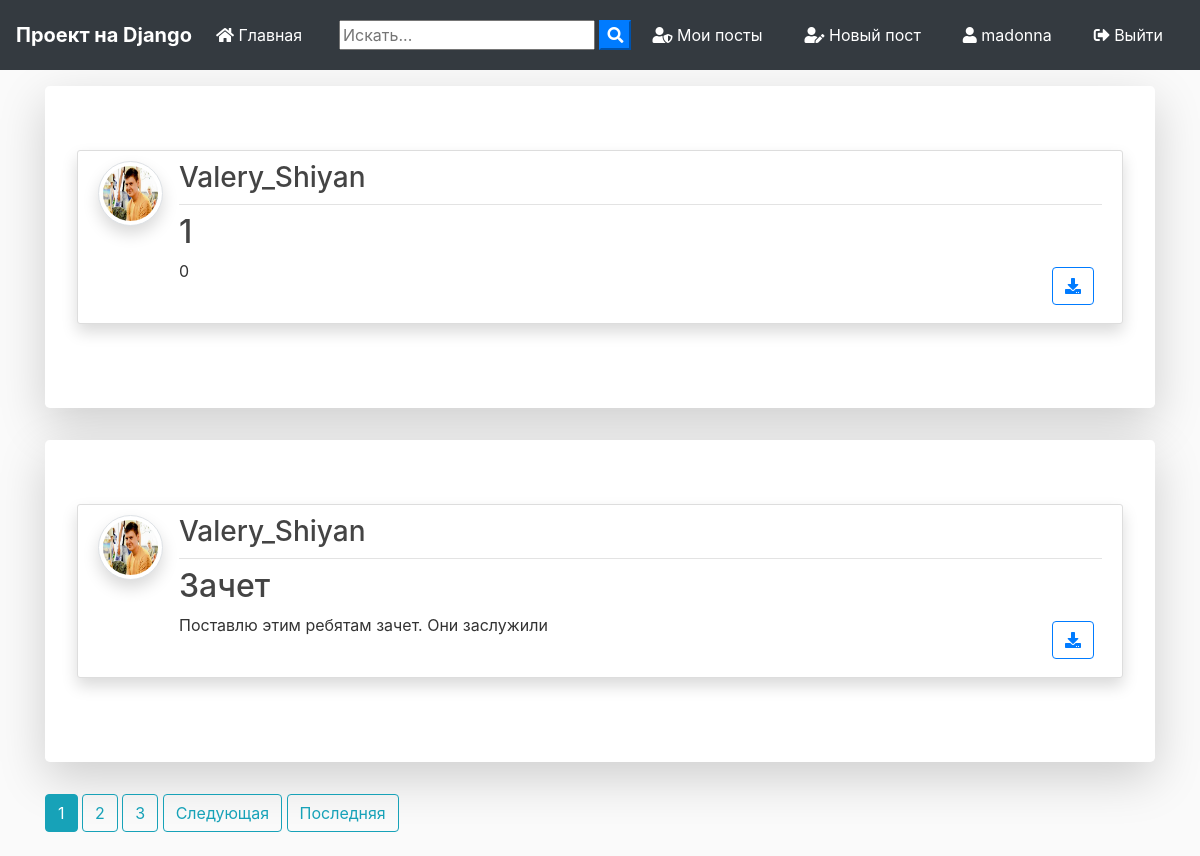
Screenshot of / (signed in) with the database file from the repository.
### blog/models.py (models this page shows, shortened)
class Post(models.Model):
	title = models.CharField(max_length=100)
	file = models.FileField(null=True,blank=True,upload_to='Files')
	content = models.TextField()
	date_posted = models.DateTimeField(default=timezone.now)
	author = models.ForeignKey(User, on_delete=models.CASCADE)

### users/models.py (models this page shows, shortened)
class Profile(models.Model):
    user = models.OneToOneField(User, on_delete=models.CASCADE)
    image = models.ImageField(default='default.jpg', upload_to='profile_pics')

### blog/views.py (the view)
# urls.py: path('', PostListView.as_view(), name='blog-home'),
class PostListView(ListView):
    model = Post
    template_name = 'blog/home.html'  # <app>/<model>_<viewtype>.html
    context_object_name = 'posts'
    ordering = ['-date_posted']
    paginate_by = 2

### blog/templates/blog/home.html (shortened to what this page needs)
{% extends "blog/base.html" %}
{% block content %}
    {% for post in posts %}
      <div class="jumbotron mt-3 bg-white shadow-lg">
      <article class="media content-section shadow">
        <a href="{{ post.author.profile.image.url }} " target="_blank"> <img src="{{ post.author.profile.image.url }}  " alt="" class="article-img rounded-circle img-thumbnail img-fluid shadow">
        </a>
        <div class="media-body">
          <div class="article-metadata d-flex justify-content-between">
            <a class="mr-2 " href="{% url 'user-posts' post.author.username  %}"><h3>{{ post.author }}</h3></a>
          </div>
          <h2><a class="article-title text-justify " href="{% url 'post-detail' post.id %}">{{ post.title }}</a></h2>
          <div class="d-flex justify-content-between">
            <p class="article-content text-justify text-truncate overflow-hidden">{{ post.content }}</p>
            {% if post.file %}
          <div class="form-group mt-0 pt-0  m-2">
            <a class="btn btn-outline-primary  btn-d "  href="{{ post.file.url }}"  download type="submit"><i class="fas fa-download"></i></a>
          </div>
          {% endif %}
          </div>
        </div>
      </article>
      </div>
    {% endfor %}
    {% if is_paginated %}
      {% for num in page_obj.paginator.page_range %}
        {% if page_obj.number == num %}
          <a class="btn btn-info mb-4" href="?page={{ num }}">{{ num }}</a>
        {% elif num > page_obj.number|add:'-3' and num < page_obj.number|add:'3' %}
          <a class="btn btn-outline-info mb-4" href="?page={{ num }}">{{ num }}</a>
        {% endif %}
      {% endfor %}
      {% if page_obj.has_next %}
        <a class="btn btn-outline-info mb-4" href="?page={{ page_obj.next_page_number }}">Следующая</a>
        <a class="btn btn-outline-info mb-4" href="?page={{ page_obj.paginator.num_pages }}">Последняя</a>
      {% endif %}
    {% endif %}
{% endblock content %}

### blog/templates/blog/base.html (shortened to what this page needs)
{% load static %}
<!doctype html>
<html lang="en">
  <head>
    <link rel="stylesheet" href="https://stackpath.bootstrapcdn.com/bootstrap/4.3.1/css/bootstrap.min.css">
    <link rel="stylesheet" href="https://use.fontawesome.com/releases/v5.8.1/css/all.css" >
    <link rel="stylesheet" href="{% static 'blog/main.css' %}">
</head>
  <body>
        <nav class="navbar navbar-expand-lg navbar-dark bg-dark">
                <a class="navbar-brand font-weight-bold" href="{% url 'blog-home' %}">Проект на Django</a>
                <div class="collapse navbar-collapse" id="navbarSupportedContent">
                  <ul class="navbar-nav mr-auto">
                    <li class="nav-item active">
                      <a class="nav-link" href="{% url 'blog-home' %}"><i class="fas fa-home"></i> Главная <span class="sr-only">(current)</span></a>
                    </li>
                  </ul>
                  <form id="searchform" action="{% url 'search' %}" method="get">
                    <input type="text" name="q" type="text" value="{{ request.GET.q }}" placeholder="Искать..." />
                    <button type="button" onclick="searchform.submit()" class=" text-white my-color btn-primary"><i class="fa fa-search"></i></button>
                </form>
                    {% if user.is_authenticated %}
                    <a href="{% url 'user-posts' user %}" class="btn text-white m-2"><i class="fas fa-user-shield"></i> Мои посты</a>
                    <a href="{% url 'post-create' %} " class="btn text-white m-2"><i class="fas fa-user-edit"></i> Новый пост</a>
                    <a href="{% url 'profile' %} " class="btn text-white m-2"><i class="fas fa-user"></i> {{ user.username }}</a>
                    <a href="{% url 'logout' %} " class="btn text-white m-2"><i class="fas fa-sign-out-alt"></i> Выйти</a>
                    {% else %}
                    <a href="{% url 'login' %} " class="btn text-white m-2"><i class="fas fa-user-tie"></i> Войти</a>
                    <a href="{% url 'register' %} " class="btn text-white m-2"> <i class="fas fa-sign-in-alt"></i> Зарегистрироваться</a>
                    {% endif %}
                </div>
              </nav>
      <div class="container my-bg">
    {% block content %}
    {% endblock  %}
</div>
  </body>
</html>

### blog/static/blog/main.css (style rules this page uses)
body { background: #fafafa; color: #333333; margin-top: 0; }
h1, h2, h3, h4, h5, h6 { color: #444444; }
ul { margin: 0; }
.content-section { background: #ffffff; padding: 10px 20px; border: 1px solid #dddddd; border-radius: 3px; margin-bottom: 20px; }
.article-title { color: #444444; }
.article-content { white-space: pre-line; }
.article-img { height: 65px; width: 65px; margin-right: 16px; }
.article-metadata { padding-bottom: 1px; margin-bottom: 4px; border-bottom: 1px solid #e3e3e3 }

### rows the page displays
Post: author.profile.image (placeholder picture), author "Valery_Shiyan", title "1", content "0"
Post: author.profile.image (placeholder picture), author "Valery_Shiyan", title "Зачет", content "Поставлю этим ребятам зачет. Они заслужили"

### other values shown
{{ user.username }} "madonna"
{{ num }} "1"
{{ num }} "2" "3"
